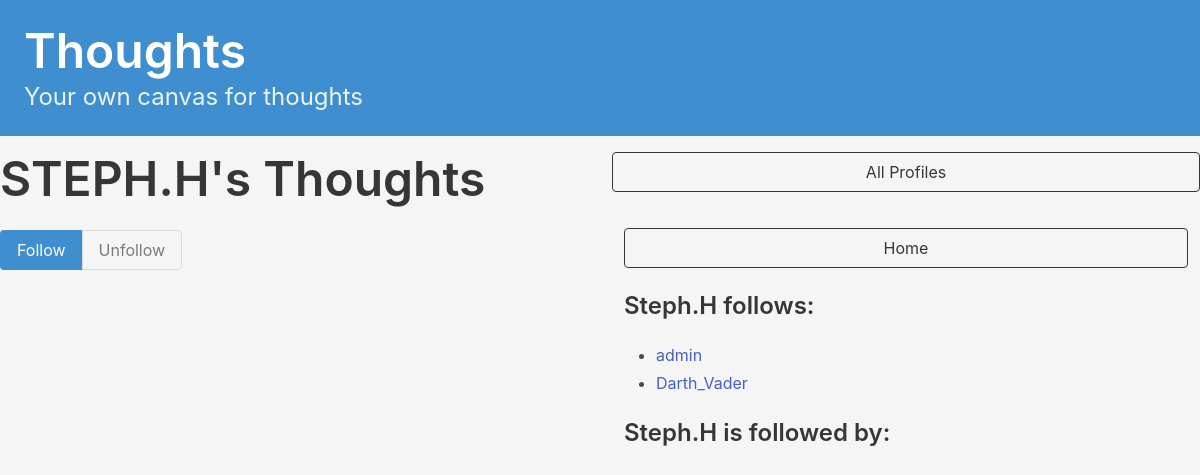
Before: /profile/5 (signed in) with the older database file.
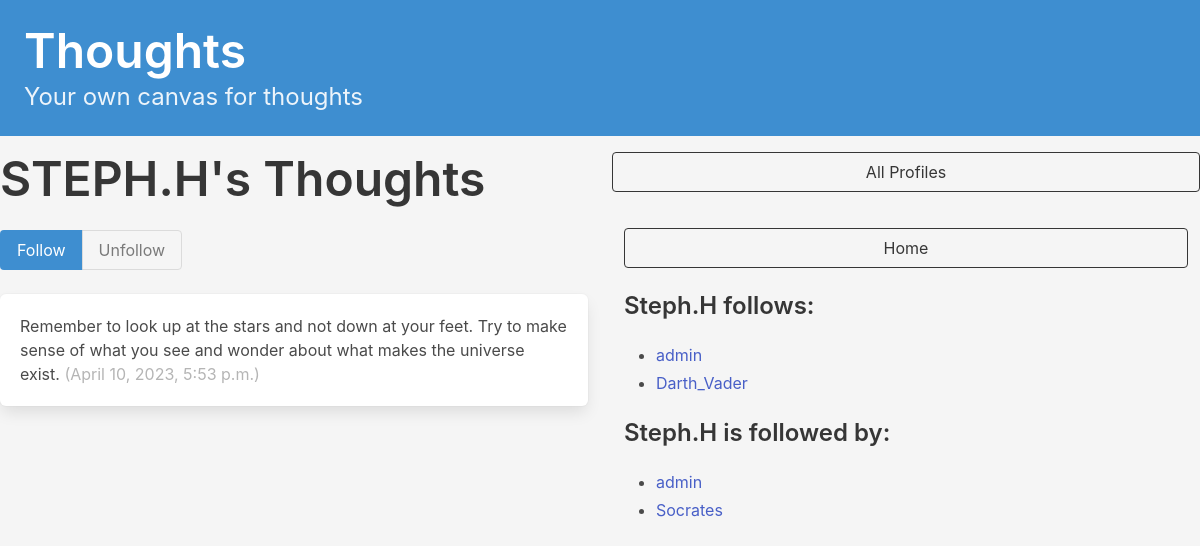
After: the same page with the newer database file.
### socialapp/models.py (models this page shows, shortened)
class Profile(models.Model):
    user = models.OneToOneField(User, on_delete=models.CASCADE)
    follows = models.ManyToManyField(
        'self',
        related_name='followed_by',
        symmetrical=False,
        blank=True
    )
    def __str__(self):
        return self.user.username

class Thought(models.Model):
    profile = models.ForeignKey(
        Profile, related_name="thoughts", on_delete=models.DO_NOTHING)
    body = models.CharField(max_length=200)
    created_at = models.DateTimeField(auto_now_add=True)
    user = Profile
    class Meta:
        ordering = ['-created_at']

### socialapp/views.py (the view, shortened to what this page needs)
# urls.py: path('profile/<int:pk>', profile, name='profile'),
def profile(request, pk):
    if not hasattr(request.user, 'profile'):
        missing_profile = Profile(user=request.user)
        missing_profile.save()
    profile = Profile.objects.get(pk=pk)
    return render(request, 'socialapp/profile.html', {'profile': profile})

### socialapp/templates/socialapp/profile.html (shortened to what this page needs)
{% extends "index.html" %}
{% block content %}
<div class="column">
    <div class="block">
        <h1 class="title is-1">{{ profile.user.username|upper }}'s Thoughts</h1>
        {% if not request.user.is_authenticated or profile.user != request.user %}
        <form method="post">
            <div class="buttons has-addons">
                {% if profile in user.profile.follows.all %}
                <button class="button is-info is-static">Follow</button>
                <button class="button is-danger" name="follow" value="unfollow">Unfollow</button>
                {% else %}
                <button class="button is-info" name="follow" value="follow">Follow</button>
                <button class="button is-danger is-static">Unfollow</button>
                {% endif %}
            </div>
        </form>
        {% endif %}
    </div>
    <div class="content">
        {% for thoughts in profile.thoughts.all %}
        <div class="box">
            {{ thoughts.body }}
            <span class="is-small has-text-grey-light">({{ thoughts.created_at }})</span>
        </div>
        {% endfor %}
    </div>
</div>
<div class="column is-one-fluid">
    <div class="block">
        <a href="{% url 'socialapp:list_of_profiles' %}">
            <button class="button is-dark is-outlined is-fullwidth">All Profiles</button>
        </a>
    </div>
    <div class="column is-one-fullwidth">
        <div class="block">
            <a href="{% url 'socialapp:dashboard' %}">
                <button class="button is-dark is-outlined is-fullwidth">Home</button>
            </a>
        </div>
        <div class="block">
            <h3 class="title is-4">{{ profile.user.username }} follows:</h3>
            <div class="content">
                <ul>
                    {% for following in profile.follows.all %}
                    <li>
                        <a href="{% url 'socialapp:profile' following.id %} ">{{ following }}</a>
                    </li>
                    {% endfor %}
                </ul>
            </div>
        </div>
        <div class="block">
            <h3 class="title is-4">{{ profile.user.username }} is followed by:</h3>
            <div class="content">
                <ul>
                    {% for follower in profile.followed_by.all %}
                    <li>
                        <a href="{% url 'socialapp:profile' follower.id %} ">{{ follower }}</a>
                    </li>
                    {% endfor %}
                </ul>
            </div>
        </div>
    </div>
</div>
{% endblock content %}

Changed rows visible on the page:
added Thought: body "Remember to look up at the stars and not down at your feet. Try to make sense of what you see and wonder about what makes the universe exist.", created_at "April 10, 2023, 5:53 p.m."
now on one of the page's lists (row unchanged): Profile: user.username "admin"
added Profile: user.username "Socrates", shown under "Steph.H is followed by:"
